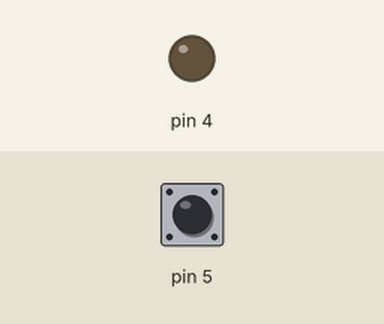
Recording of a sketch running on a simulated Arduino Uno, built with avr-gcc and run on an emulated ATmega328P. Parts: output pins drawn as LEDs (lit = HIGH). The test bench sets the inputs (shaded band); at power-on: pin 5 LOW.

Above: at 1.2 s.
1.3 s: pin 5 driven HIGH
At 2.0 s:
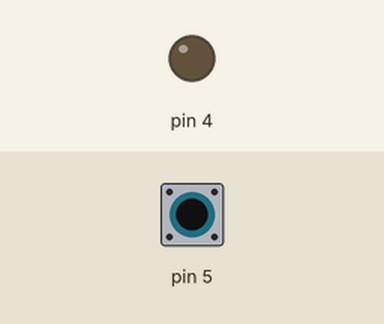
2.8 s: pin 5 pulsed LOW 5 times (0.12 s each, 0.3 s apart)
At 5.1 s:
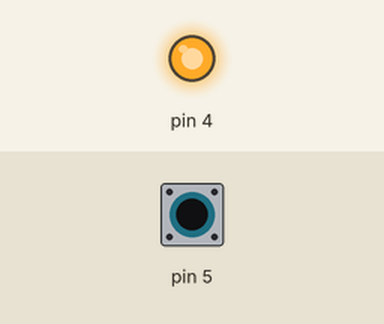
Timing chart, 0 to 16.4 s (numbered marks = the images above; inputs shaded):
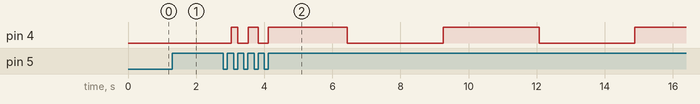

The sketch:

LEDFadeWithButton.ino
```cpp
/*
  LED continual fade with millis() delay method
  pushbutton on pin 5 turns fading on or off:

*/
int intensity = 0;    // intensity of the LED
int lastFadeTime = 0; // last time the LED faded
int change = 1;       // amount of change for the LED
int lastButtonState = 0;  // previous state of the pushbutton
bool fading = true;   // whether or not the LED should be fading

void setup() {
  // make the LED an output:
  pinMode(4, OUTPUT);
  // make the button an input:
  pinMode(5, INPUT);
}

void loop() {
  // read the pushbutton:
  int buttonState = digitalRead(5);
  // if the button state has changed:
  if (buttonState != lastButtonState) {
    // debounce delay:
    delay(3);
    // if the button is pressed:
    if (buttonState == HIGH) {
      // change fading flag to its opposite:
      fading = !fading;
    }
  }
  // save button state for comparison next time:
  lastButtonState = buttonState;

  // if fading is false:
  if (fading == false) {
    // turn off LED:
    analogWrite(4, 0);
  } else {
    // if fading is true, make the fade happen:
    // if 10 milliseconds have elapsed:
    if (millis() - lastFadeTime > 10) {
      // add the change to the intensity:
      intensity = intensity + change;
      // if the intensity is at a limit, reverse the
      // direction of the change:
      if (intensity == 0 || intensity == 255) {
        change = -change;
      }
      // output current intensity to the LED:
      analogWrite(4, intensity);
      // save the current time for comparison next loop:
      lastFadeTime = millis();
    }
  }
}
```

Measured:
- after the input at 1.3 s, pin 4: stays LOW (without the input it goes to HIGH after 0.11 s)
- after the input at 2.8 s, pin 4: LOW → HIGH after 0.23 s, → LOW 0.19 s later, → HIGH 0.30 s later, → LOW 0.30 s later, … (9 changes in this stretch)
